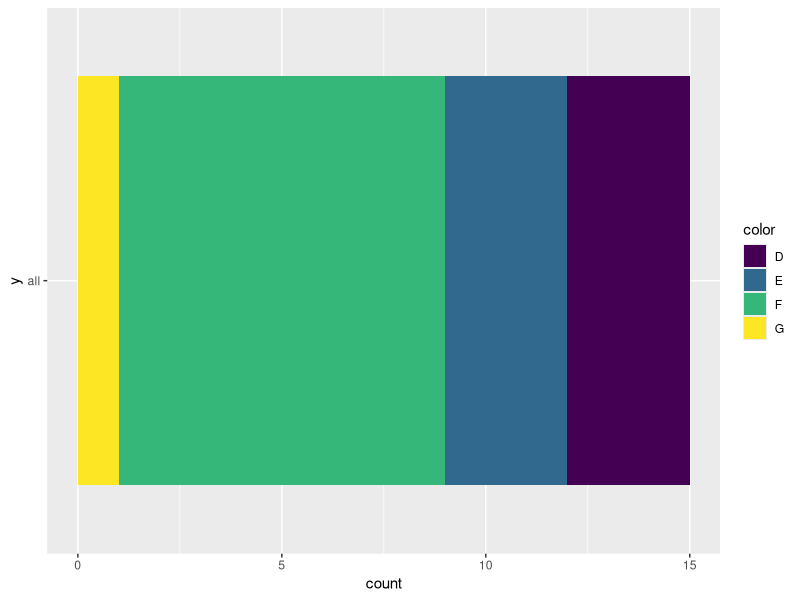
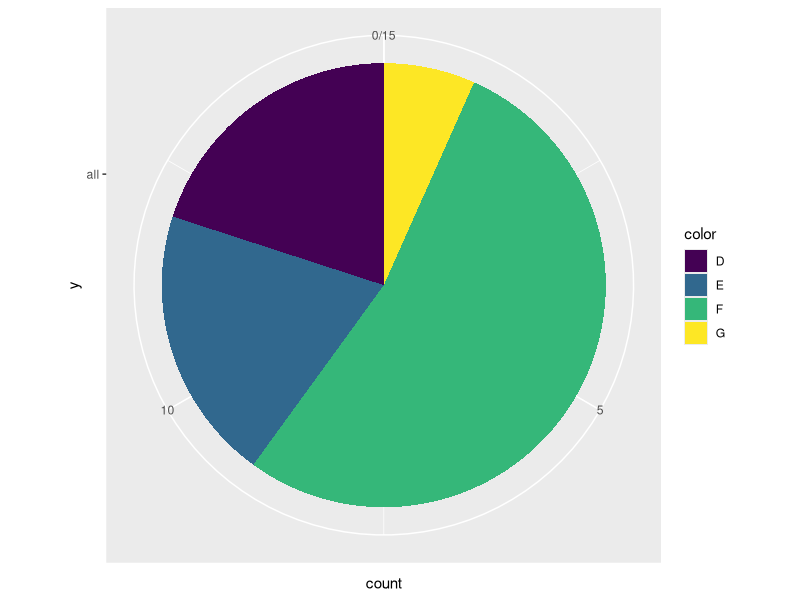
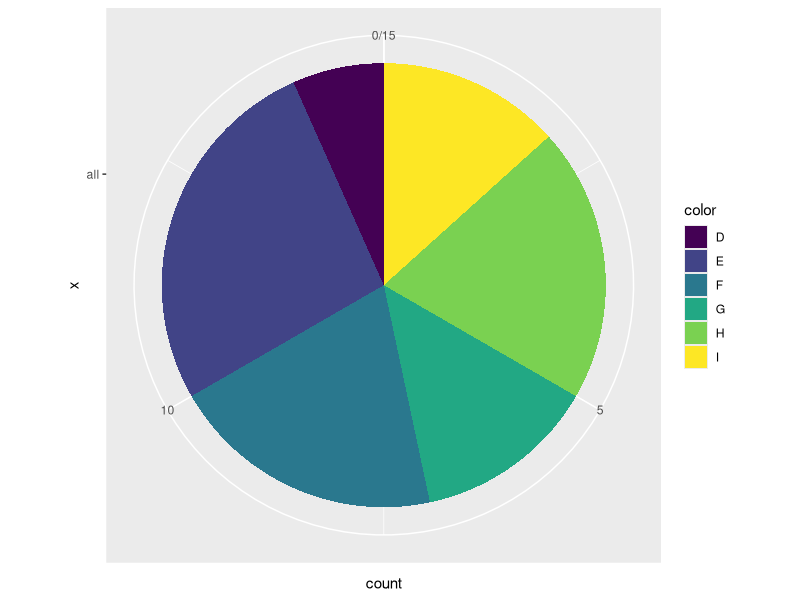

Recreate these plots in R, in order.
## ---- chunk 1
knitr::opts_chunk$set(echo = TRUE)
options(tidyverse.quiet = TRUE)

## ---- chunk 2
library(tidyverse)
library(rlang)
data_frame0 <- ggplot2:::data_frame0
unique0 <- ggplot2:::unique0
## ---- chunk 3

## ---- chunk 4

## ---- chunk 5
diamonds |>
  dplyr::sample_n(15) |>
  ggplot() + 
  aes(fill = color) + 
  aes(y = "all") + 
  geom_bar()

last_plot() +
  coord_polar()
## ---- chunk 6
GeomBar$required_aes <- "fill"


StatCount <- ggproto("StatCount", Stat,
  required_aes = "fill",

  default_aes = aes(x = NULL, y = after_stat(count), weight = 1),

  setup_params = function(self, data, params) {
    # params$flipped_aes <- has_flipped_aes(data, params, main_is_orthogonal = FALSE)

        params$flipped_aes <- FALSE

    # has_x <- !(is.null(data$x) && is.null(params$x))
    # has_y <- !(is.null(data$y) && is.null(params$y))
    # if (!has_x && !has_y) {
    #   cli::cli_abort("{.fn {snake_class(self)}} requires an {.field x} or {.field y} aesthetic.")
    # }
    # if (has_x && has_y) {
    #   cli::cli_abort("{.fn {snake_class(self)}} must only have an {.field x} {.emph or} {.field y} aesthetic.")
    # }

    # if (is.null(params$width)) {
    #   # x <- if (params$flipped_aes) "y" else "x"
    #   x <- "x"

      params$width <- resolution(data[[x]]) * 0.9
    # }

    params
  },

  extra_params = c("na.rm", "orientation"),

  compute_group = function(self, data, scales, width = NULL, flipped_aes = FALSE) {
    
    data$x <- .5
    
    data <- flip_data(data, flipped_aes)
    x <- data$x
    weight <- data$weight %||% rep(1, length(x))

    count <- as.vector(rowsum(weight, x, na.rm = TRUE))

    bars <- data_frame0(
      count = count,
      prop = count / sum(abs(count)),
      x = sort(unique0(x)),
      width = width,
      flipped_aes = flipped_aes,
      .size = length(count)
    )
    flip_data(bars, flipped_aes)
  },

  dropped_aes = "weight"
)

## ---- chunk 7
diamonds |>
  dplyr::sample_n(15) |>
  ggplot() + 
  aes(fill = color) + 
  aes(x = "all") + 
  geom_bar() +
  coord_polar(theta = "y")
